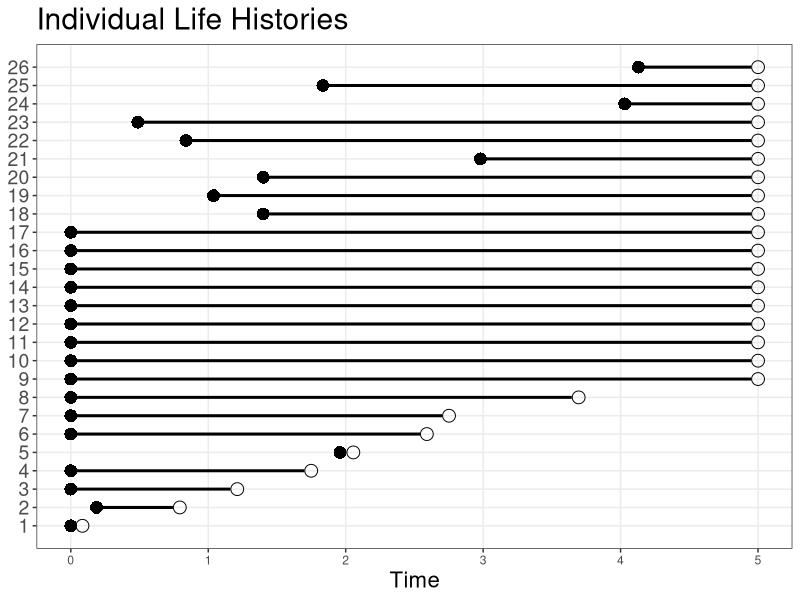

Here is the R script that generated this plot: (Note: this script raises an error after producing the figure.)
# --------------------------------------------------------------------------------
#
#   Produce figure for synthetic ensemble and individual trajectories
#   Sean L. Wu (slwood89@gmail.com)
#   January 2021
#
# --------------------------------------------------------------------------------

# --------------------------------------------------------------------------------
#   load libraries and setup
# --------------------------------------------------------------------------------

rm(list=ls());gc()
dev.off()
library(ggplot2)


TWICE <- 5
nborn <- 15
lambda <- nborn/TWICE
g <- 1/10


S0 <- 15

S0_mosy <- data.frame(
  enter = rep(0,S0),
  leave = pmin(rexp(n = S0,rate = g),TWICE)
)

emerge <- rpois(n = 1,lambda = lambda*TWICE)
emerge_t <- runif(n = emerge,min = 0,max = TWICE)

emerge_mosy <- data.frame(
  enter = emerge_t,
  leave = pmin(emerge_t + rexp(n = emerge,rate = g),TWICE)
)

# individual histories
indiv_traces <- rbind(S0_mosy,emerge_mosy)
indiv_traces <- indiv_traces[order(indiv_traces$leave),]
indiv_traces$id <- as.integer(1:nrow(indiv_traces))

# aggregated ensemble
ensemble_trace <- data.frame(
  time = 0,count = sum(indiv_traces$enter < 2e-16),event = "begin"
)

trace_temp <- data.frame(
  time = c(indiv_traces$enter,indiv_traces$leave),
  delta = c(rep(1,times=length(indiv_traces$enter)),rep(-1,times=length(indiv_traces$enter))),
  event = c(paste0(indiv_traces$id," emerges"),paste0(indiv_traces$id," dies"))
)
trace_temp <- trace_temp[-which(trace_temp$time==0.0),]
trace_temp <- trace_temp[-which(trace_temp$time==5.0),]
trace_temp <- trace_temp[order(trace_temp$time),]

while(nrow(trace_temp) > 0){
  ensemble_trace <- rbind(
    ensemble_trace,
    data.frame(time = trace_temp[1,'time'], count = ensemble_trace[nrow(ensemble_trace),"count"] + trace_temp[1,"delta"], event = trace_temp[1,"event"])
  )
  trace_temp <- trace_temp[-1,]
}

ensemble_trace <- rbind(
  ensemble_trace,
  data.frame(time = TWICE,count = ensemble_trace[nrow(ensemble_trace),"count"], event = "end")
)

# structure for Plotting
ensemble_trace_df <- data.frame(x0=-1,y0=-1,x1=-1,y1=-1,id=-1)
ensemble_trace_vert_df <- data.frame(x0=-1,y0=-1,x1=-1,y1=-1,id=-1)
for(i in 1:(nrow(ensemble_trace)-1)){

  ensemble_trace_df <- rbind(
    ensemble_trace_df,
    data.frame(
      x0 = ensemble_trace[i,"time"],
      x1 = ensemble_trace[i+1,"time"],
      y0 = ensemble_trace[i,"count"],
      y1 = ensemble_trace[i,"count"],
      id = i
    )
  )

  if(i < (nrow(ensemble_trace)-1)){
    ensemble_trace_vert_df <- rbind(
      ensemble_trace_vert_df,
      data.frame(
        x0 = ensemble_trace[i+1,"time"],
        x1 = ensemble_trace[i+1,"time"],
        y0 = ensemble_trace[i,"count"],
        y1 = ensemble_trace[i+1,"count"],
        id = i
      )
    )
  }

}
ensemble_trace_df <- ensemble_trace_df[-1,]
ensemble_trace_vert_df <- ensemble_trace_vert_df[-1,]

# calculate survival from population: KM estimator
pop_trace <- ensemble_trace
t0 = 1.0
# t = t0
km_calc <- function(t0,pop_trace){

  surv <- matrix(0,nrow = 0,ncol = 2,dimnames = list(NULL,c("t","S(t)")))
  surv <- rbind(surv,c(t0,1))
  i <- 1

  devents <- grep(pattern = "dies",x = pop_trace$event)
  devents <- devents[t0 < pop_trace[devents,"time"]]

  while(length(devents) > 0){
    Y <- pop_trace[devents[1]-1,"count"]
    dY <- Y - pop_trace[devents[1],"count"]
    t <- pop_trace[devents[1],"time"]
    inc <- 1 - (dY/Y)
    St <- surv[i,2] * inc

    surv <- rbind(surv,c(t,St))

    i <- i + 1
    devents <- devents[-1]
  }

  return(surv)
}



km_calc_avgN <- function(t0,pop_trace){

  surv <- matrix(0,nrow = 0,ncol = 2,dimnames = list(NULL,c("t","S(t)")))
  surv <- rbind(surv,c(t0,1))
  i <- 1

  devents <- grep(pattern = "dies",x = pop_trace$event)
  devents <- devents[t0 < pop_trace[devents,"time"]]

  while(length(devents) > 0){
    prev_trace <- pop_trace[1:(devents[1])-1,]
    if(grepl(x = tail(prev_trace,1)[["event"]],pattern = "dies")){
      Y <- prev_trace[devents[1]-1,"count"]
    } else {
      last_death <- which(grepl(x = prev_trace[,"event"],pattern = "dies"))
      if(length(last_death) > 0){
        tstart <- tail(last_death,1)
        period <- rbind(prev_trace[(tstart+1):nrow(prev_trace),],pop_trace[devents[1],])
        Y <- weighted.mean(w = diff(period[,"time"]),x = period[-nrow(period),"count"])
      } else {
        tstart <- 1
        period <- rbind(prev_trace[(tstart+1):nrow(prev_trace),],pop_trace[devents[1],])
        Y <- weighted.mean(w = diff(period[,"time"]),x = period[-nrow(period),"count"])
      }
    }
    dY <- prev_trace[devents[1]-1,"count"] - pop_trace[devents[1],"count"]
    t <- pop_trace[devents[1],"time"]
    inc <- 1 - (dY/Y)
    St <- surv[i,2] * inc

    surv <- rbind(surv,c(t,St))

    i <- i + 1
    devents <- devents[-1]
  }

  return(surv)
}


# plots
plot_indiv <- ggplot(data = indiv_traces) +
  geom_segment(data = indiv_traces,aes(y=id,x=enter,yend=id,xend=leave-0.05),size=1.025) +
  geom_point(aes(x=enter,y=id),shape=16,size=4)+
  geom_point(aes(x=leave,y=id),shape=1,size=4)+
  scale_y_continuous(breaks=indiv_traces$id,labels=as.character(indiv_traces$id)) +
  labs(x = "Time",title = "Individual Life Histories") +
  theme_bw() +
  theme(
    panel.grid.minor = element_blank(),axis.text.y = element_text(size=14),axis.title.y = element_blank(),
    axis.title.x = element_text(size=16),title = element_text(size=18)
  )

ggsave(filename = here::here("figs/indiv_hist.tiff"),plot = plot_indiv,device = "tiff",height = 6,width = 8,compression = "lzw")

plot_ensemble <- ggplot(data = ensemble_trace_df) +
  geom_segment(aes(y=y0,x=x0,yend=y1,xend=x1,group=id),size=1.025) +
  geom_segment(data=ensemble_trace_vert_df,aes(x=x0,xend=x1,y=y0,yend=y1,group=id),linetype=2,alpha=0.5) +
  geom_point(aes(x=x0,y=y0),shape=16,size=4) +
  geom_point(aes(x=x1,y=y1),shape=1,size=4) +
  geom_text(data=ensemble_trace[!ensemble_trace$event %in% c("begin","end"),], aes(x=time,y=count-0.05,label=event),vjust = 1,hjust = 1,size=2) +
  labs(x = "Time",title = "Ensemble Trajectory") +
  theme_bw() +
  theme(
    panel.grid.minor = element_blank(),axis.text.y = element_text(size=14),axis.title.y = element_blank(),
    axis.title.x = element_text(size=16),title = element_text(size=18)
  )

ggsave(filename = here::here("figs/ensemble_hist.tiff"),plot = plot_ensemble,device = "tiff",height = 6,width = 8,compression = "lzw")
